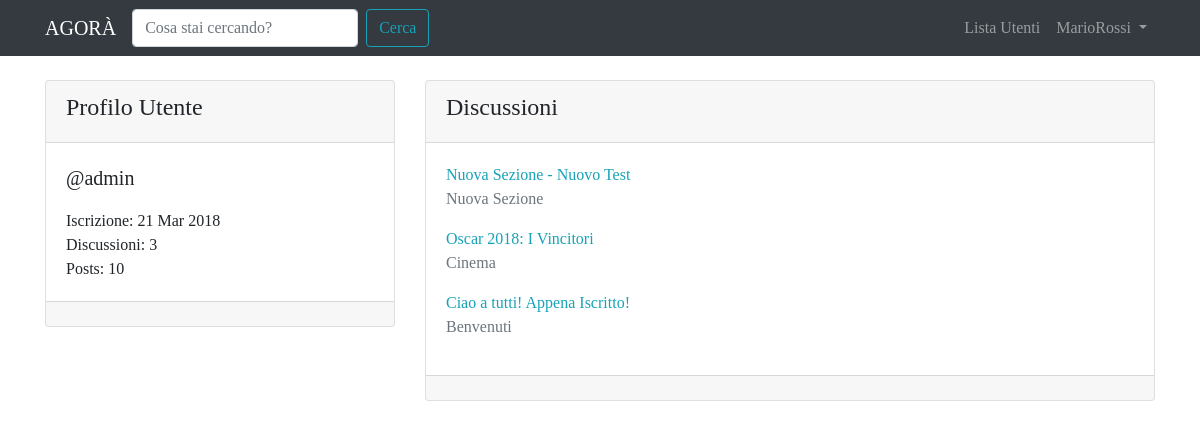
Screenshot of /user/admin/ (signed in) with the database file from the repository.
### forum/models.py (models this page shows, shortened)
class Discussione(models.Model):
    titolo = models.CharField(max_length=120)
    data_creazione = models.DateTimeField(auto_now_add=True)
    autore_discussione = models.ForeignKey(User, on_delete=models.CASCADE, related_name="discussioni")
    sezione_appartenenza = models.ForeignKey(Sezione, on_delete=models.CASCADE)
    def get_absolute_url(self):
        return reverse("visualizza_discussione", kwargs={"pk": self.pk})
    class Meta:
        verbose_name = "Discussione"
        verbose_name_plural = "Discussioni"

class Sezione(models.Model):
    nome_sezione = models.CharField(max_length=80)
    descrizione = models.CharField(max_length=150, blank=True, null=True)
    logo_sezione = models.ImageField(blank=True, null=True)
    def __str__(self):
        return self.nome_sezione
    class Meta:
        verbose_name = "Sezione"
        verbose_name_plural = "Sezioni"

### core/views.py (the view)
# urls.py: path('user/<username>/', views.userProfileView, name="user_profile"),
def userProfileView(request, username):
    user = get_object_or_404(User, username=username)
    discussioni_utente = Discussione.objects.filter(autore_discussione=user).order_by("-pk")
    context = {"user": user, "discussioni_utente": discussioni_utente}
    return render(request, 'core/user_profile.html', context)

### core/templates/core/user_profile.html (shortened to what this page needs)
{% extends 'base.html' %}
{% block content %}
    <div class="row mt-3">
        <div class="col-4">
            <div class="card my-2">
                <div class="card-header">
                    <h4>{% if request.user == user %}Il Tuo {% endif %}Profilo Utente</h4>
                </div>
                <div class="card-body">
                    <p class="lead">@{{ user }}</p>
                    <p class="mb-0">Iscrizione: {{ user.date_joined|date:"d M Y" }}</p>
                    <p class="mb-0">Discussioni: {{ user.discussioni.count }}</p>
                    <p class="mb-0">Posts: {{ user.posts.count }}</p>
                </div>
                <div class="card-footer"></div>
            </div>
        </div>
        <div class="col-8">
            <div class="card my-2">
                <div class="card-header">
                    <h4>Discussioni</h4>
                </div>
                <div class="card-body">
                    {% for discussione in discussioni_utente %}
                        <a href="{{ discussione.get_absolute_url }}">{{ discussione.titolo }}</a>
                        <p class="text-muted">{{ discussione.sezione_appartenenza }}</p>
                    {% empty %}
                        {% if request.user != user %}
                            <p>{{ user }} non ha creato alcuna discussione!</p>
                        {% else %}
                            <p>Non hai creato alcuna discussione! Inizia Subito!</p>
                        {% endif %}
                    {% endfor %}
                </div>
                <div class="card-footer"></div>
            </div>
        </div>
    </div>
{% endblock content %}

### templates/base.html (shortened to what this page needs)
{% load static %}
<!doctype html>
<html lang="it">
  <head>
    <link rel="stylesheet" href="https://maxcdn.bootstrapcdn.com/bootstrap/4.0.0/css/bootstrap.min.css"
>
    <link rel="stylesheet" href="{% static 'css/agora.css' %}">
  </head>
  <body>
    <nav class="navbar navbar-expand-lg navbar-dark bg-dark">
        <div class="container">
            <a class="navbar-brand" href="/">AGORÀ</a>
            <div class="collapse navbar-collapse" id="navbarSupportedContent">
                <form class="form-inline my-2 my-lg-0" action="{% url 'funzione_cerca' %}">
                  <input name="q" class="form-control mr-sm-2" type="search" placeholder="Cosa stai cercando?" aria-label="Search">
                  <button class="btn btn-outline-info my-2 my-sm-0" type="submit">Cerca</button>
                </form>
              <ul class="navbar-nav ml-auto">
                <li class="nav-item">
                  <a class="nav-link" href="{% url 'user_list' %}">Lista Utenti <span class="sr-only">(current)</span></a>
                </li>
                {% if request.user.is_authenticated %}
                    <li class="nav-item dropdown">
                      <a class="nav-link dropdown-toggle" href="#" id="navbarDropdown" role="button" data-toggle="dropdown" aria-haspopup="true" aria-expanded="false">
                        {{ request.user.username }}
                      </a>
                    </li>
                {% endif %}
              </ul>
            </div>
        </div>
    </nav>
    <div class="container">
        {% block content %}
        {% endblock content %}
    </div>
  </body>
</html>

### static-storage/css/agora.css (style rules this page uses)
body { font-family: 'Slabo 27px', serif; }
a, a:hover { color: #17a2b8; }

### rows the page displays
Discussione: titolo "Nuova Sezione - Nuovo Test", sezione_appartenenza "Nuova Sezione"
Discussione: titolo "Oscar 2018: I Vincitori", sezione_appartenenza "Cinema"
Discussione: titolo "Ciao a tutti! Appena Iscritto!", sezione_appartenenza "Benvenuti"

### other values shown
{{ request.user.username }} "MarioRossi"
{{ user }} "admin"
{{ user.date_joined|date:"d M Y" }} "21 Mar 2018"
{{ user.discussioni.count }} "3"
{{ user.posts.count }} "10"
